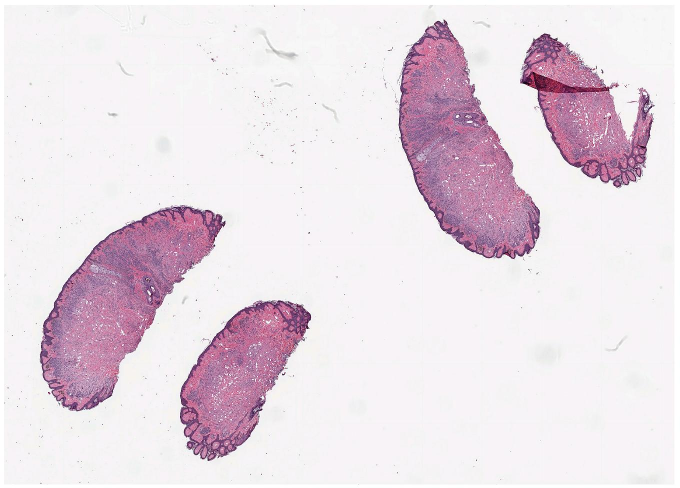
#> input picture data/raw/wsi_folder/Example.jpg, 1360 x 976 px (shown at 1/2 size); its folder holds only this picture in this run
$ jupyter execute Generating_50x50_patches.ipynb
#> lines starting #> are read from the running program, lines starting #| are printed output that depends on the picture; after the words box and inside, x2 and y2 are one past the last pixel; in counts of white or black regions, pixels touching at a corner belong together
[cell 1]
import cv2
import numpy as np
import matplotlib.pyplot as plt
import os

[cell 2]
# Define the input directory containing WSIs and output directories
input_dir = "../data/raw/wsi_folder"  # Update with the path to your folder containing WSIs
patch_output_dir = "../data/processed/extracted_patches_grid"
labeled_image_dir = "../data/processed/WSI_transformed_images"
os.makedirs(patch_output_dir, exist_ok=True)
os.makedirs(labeled_image_dir, exist_ok=True)

[cell 3]
print(f"Files in '{input_dir}':")
for filename in os.listdir(input_dir):
    # Check if it's a file (and not a directory)
    file_path = os.path.join(input_dir, filename)
    if os.path.isfile(file_path):
        print(filename)

[cell 4]
# Define the patch size and the threshold for mask coverage
patch_size = 50
coverage_threshold = 0.03 # change this if small parts are missing from segmentation

font = cv2.FONT_HERSHEY_SIMPLEX
font_scale = 0.6
font_thickness = 2
font_color = (0, 0, 255)  # Red text

[cell 5]
# Process each WSI in the input directory
for filename in os.listdir(input_dir):
    if filename.endswith((".png", ".jpg", ".jpeg", ".tif", ".tiff")):  # Add other extensions if needed
        image_path = os.path.join(input_dir, filename)

        # Load the WSI
        image_rgb = cv2.imread(image_path)
#> image_rgb is the input picture: shape (976, 1360, 3); mean B, G, R 228.5, 220.2, 232.4
        image_rgb = cv2.cvtColor(image_rgb, cv2.COLOR_BGR2RGB)  # Convert to RGB if needed

        # Generate the thresholding mask
        gray_image = cv2.cvtColor(image_rgb, cv2.COLOR_RGB2GRAY)
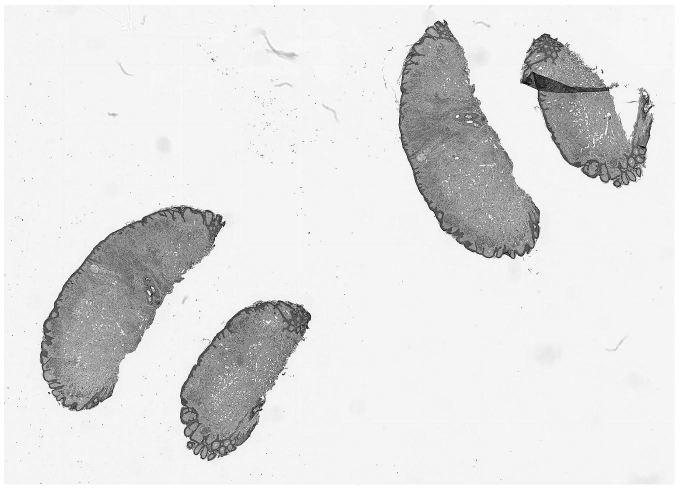
#> gray_image: shape (976, 1360) (shown at 1/2 size); min 0, max 255, mean 224.8
        _, threshold_mask = cv2.threshold(gray_image, 200, 255, cv2.THRESH_BINARY_INV)
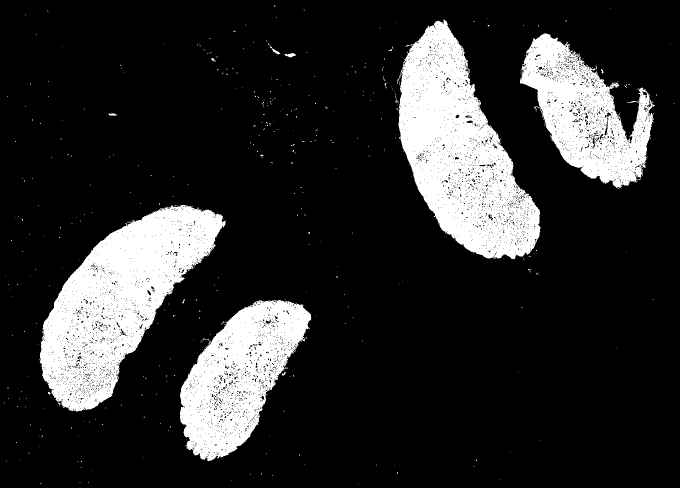
#> threshold_mask: shape (976, 1360) (shown at 1/2 size); 17.6% white; 429 white regions (418 under 20 px), largest, box (x1, y1, x2, y2) and area: (795, 39, 1081, 519) 73180, (79, 410, 451, 823) 72652, (360, 600, 623, 922) 45892
        kernel = np.ones((5, 5), np.uint8)
        threshold_mask = cv2.morphologyEx(threshold_mask, cv2.MORPH_CLOSE, kernel)
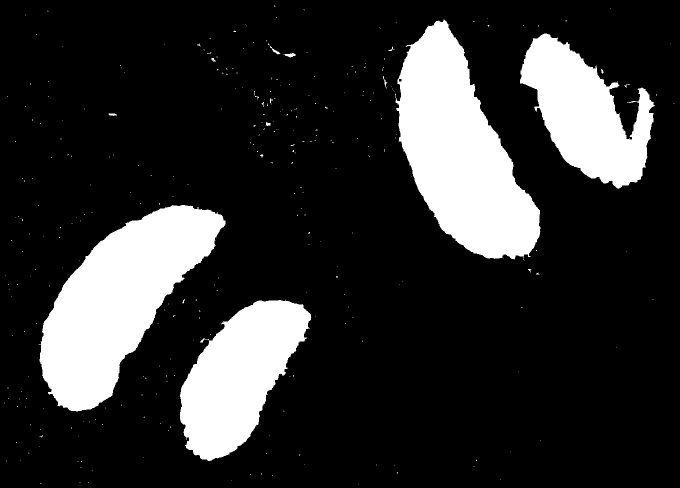
#> threshold_mask: shape (976, 1360) (shown at 1/2 size); 18.6% white; 305 white regions (288 under 20 px), largest, box (x1, y1, x2, y2) and area: (790, 39, 1081, 519) 76777, (77, 410, 451, 823) 76054, (360, 599, 623, 922) 48927
        threshold_mask = cv2.morphologyEx(threshold_mask, cv2.MORPH_OPEN, kernel)
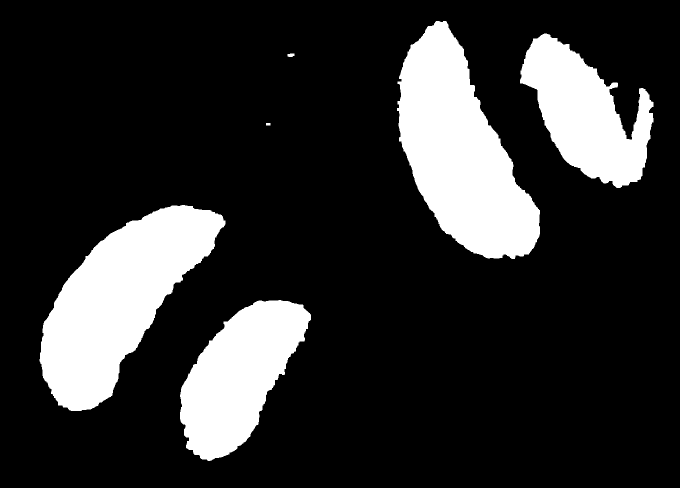
#> threshold_mask: shape (976, 1360) (shown at 1/2 size); 18.5% white; 6 white regions, box (x1, y1, x2, y2) and area: (794, 42, 1080, 518) 76640, (79, 410, 451, 822) 75967, (360, 600, 622, 922) 48804, (1040, 67, 1307, 376) 43771, (575, 107, 589, 114) 84, (532, 246, 541, 251) 45

        # Generate the edge mask using Canny
        edges_canny = cv2.Canny(gray_image, threshold1=100, threshold2=200)
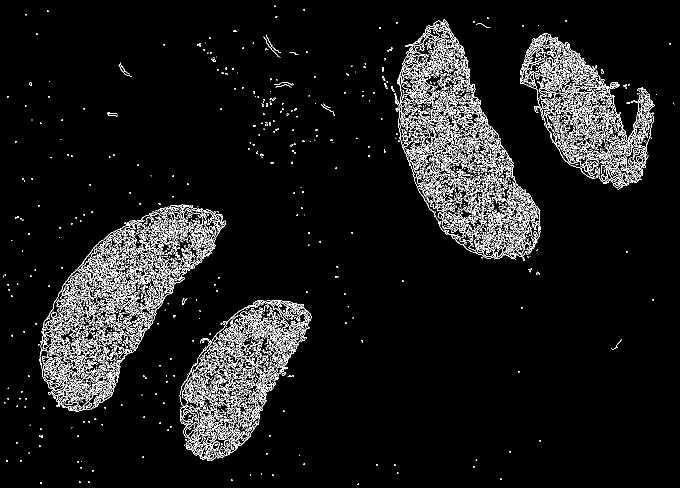
#> edges_canny: shape (976, 1360) (shown at 1/2 size); 6.1% white in thin lines or dots

        # Resize the edge mask to match the threshold mask size
        edges_canny_resized = cv2.resize(edges_canny, (threshold_mask.shape[1], threshold_mask.shape[0]))

        # Combine the masks using a weighted sum
        alpha = 0.4  # Weight for the threshold mask
        beta = 0.2   # Weight for the edge mask
        combined_mask = cv2.addWeighted(threshold_mask.astype(float), alpha, edges_canny_resized.astype(float), beta, 0.0)
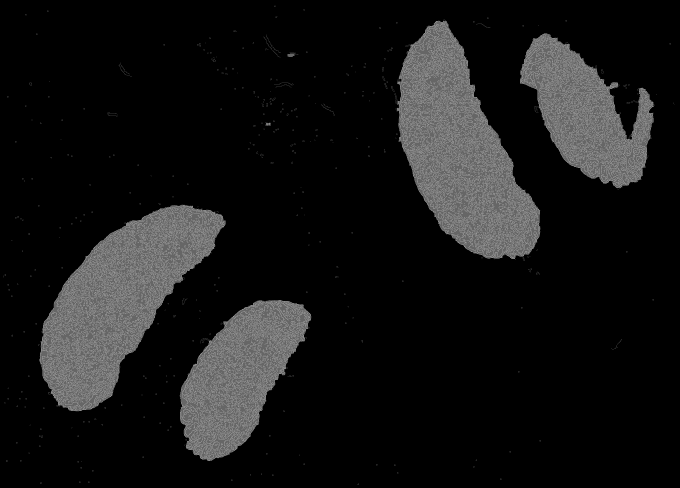
#> combined_mask: shape (976, 1360) float64 (shown at 1/2 size); min 0, max 153, mean 22

        # Threshold the combined mask to create a final binary mask
        _, final_mask = cv2.threshold(combined_mask, 127, 255, cv2.THRESH_BINARY)
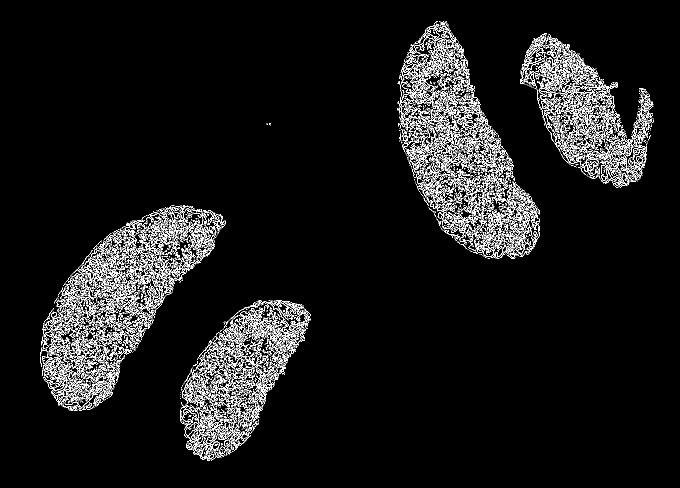
#> final_mask: shape (976, 1360) float64 (shown at 1/2 size); 5.7% white in thin lines or dots, all inside (x1, y1, x2, y2) = (80, 42, 1307, 922)

        # Extract the original image name without extension
        image_name = os.path.splitext(filename)[0]

        # Create a copy of the original image for visualization
        image_with_patches = image_rgb.copy()

        # Initialize patch number counter
        patch_number = 1

        # Grid-based patch extraction
        for row in range(0, image_rgb.shape[0], patch_size):
            for col in range(0, image_rgb.shape[1], patch_size):
                # Define the patch area
                patch_mask = final_mask[row:row + patch_size, col:col + patch_size]
                patch_image = image_rgb[row:row + patch_size, col:col + patch_size]

                # Check the number of non-black pixels in the mask
                non_black_pixels = np.sum(patch_mask > 0)
                total_pixels = patch_size * patch_size

                # Calculate coverage
                coverage = non_black_pixels / total_pixels

                if coverage >= coverage_threshold:
                    # Save the patch with filename containing number and grid location
                    patch_filename = os.path.join(patch_output_dir, f"{image_name}_patch_{patch_number}_x{col}_y{row}.png")
                    cv2.imwrite(patch_filename, cv2.cvtColor(patch_image, cv2.COLOR_RGB2BGR))

                    # Draw a rectangle on the visualization image
                    cv2.rectangle(image_with_patches, (col, row), (col + patch_size, row + patch_size), (0, 255, 0), 2)

                    # Overlay the patch number on the visualization image
                    text = f"{patch_number}"
                    text_position = (col + 5, row + 30)
                    cv2.putText(image_with_patches, text, text_position, font, font_scale, font_color, font_thickness)

                    # Increment the patch number
                    patch_number += 1
#> this loop made 20 passes
#> pass 2, `cv2.imwrite(patch_filename, cv2.cvtColor(patch_image, cv2.COLOR_RGB2BG..`:
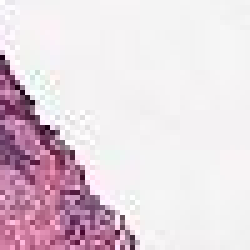
#> saved as Example_patch_3_x900_y50.png: shape (50, 50, 3) (shown 5 times larger); mean B, G, R 221.2, 212.8, 227.6
#> pass 2, `cv2.imwrite(patch_filename, cv2.cvtColor(patch_image, cv2.COLOR_RGB2BG..`:
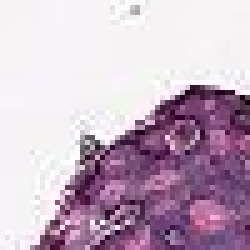
#> saved as Example_patch_4_x1050_y50.png: shape (50, 50, 3) (shown 5 times larger); mean B, G, R 194.1, 176.3, 196.7
#> after the loop:
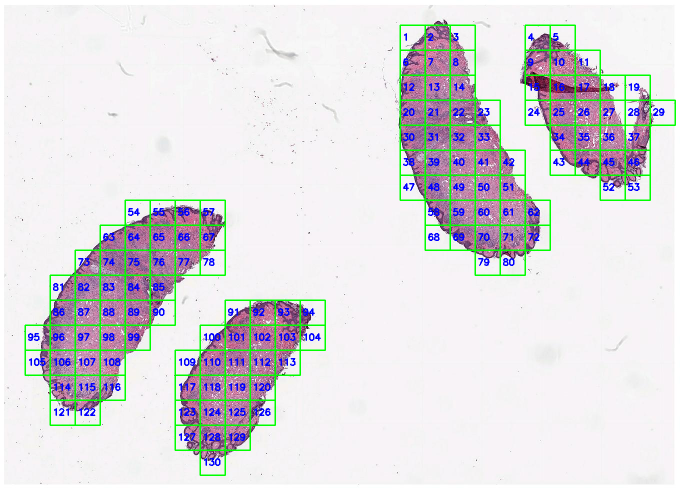
#> image_with_patches: shape (976, 1360, 3) (shown at 1/2 size); mean R, G, B 221.7, 220.5, 223.4
#> after the loop, patch_number = 131

        # Save the labeled image with patch locations
        labeled_image_filename = f"{image_name}_patch_locations.png"
        labeled_image_path = os.path.join(labeled_image_dir, labeled_image_filename)
        cv2.imwrite(labeled_image_path, cv2.cvtColor(image_with_patches, cv2.COLOR_RGB2BGR))

        print(f"Processed and saved patches for {filename}")

# Optionally, display the last processed image with patch locations and labels
plt.figure(figsize=(10, 10))
plt.imshow(image_with_patches)
plt.title('Labeled Patch Locations on Original Image')
plt.axis('off')
plt.show()
